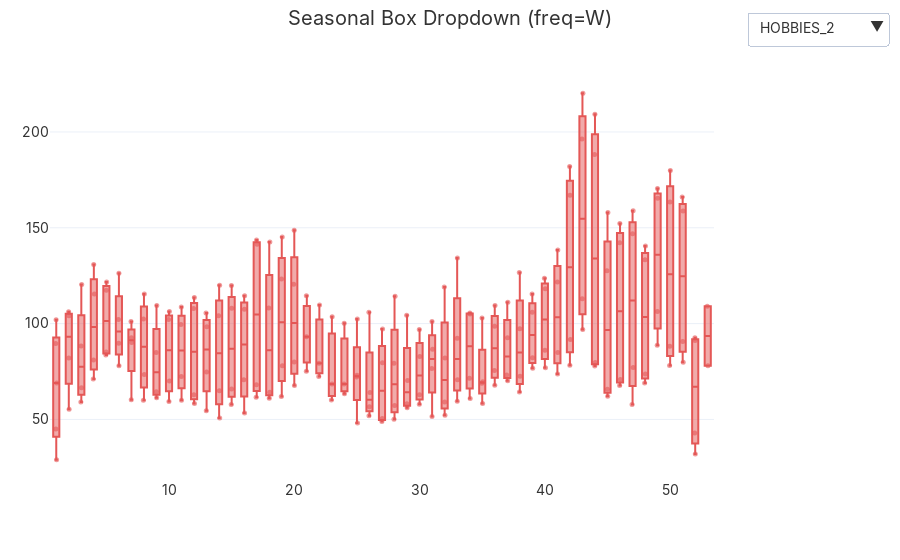

This figure's notebook cell:
### Code cell
plot_seasonal(
    df=train_df,
    id_col="unique_id",
    date_col="date",
    value_col="sales",
    group_col="dept_id",
    ids=3,   # one specific series
    freq="W",                   # monthly cycle
    engine='plotly',
    mode="dropdown"  ,           # overlay | facet | dropdown
    kind = 'box'

)

### Figure 1 — Plotly figure (JSON) as saved in the notebook; plotly's stock layout.template omitted (floating-point values rounded to 4 significant figures; data arrays with more than 128 entries replaced by an {"elided": "..."} marker saying what was removed)
{"data": [{"alignmentgroup": "True", "boxpoints": "all", "hovertemplate": "seasonal_x=%{x}<br>sales=%{y}<extra></extra>", "jitter": 0.2, "legendgroup": "", "marker": {"color": "#e45756", "opacity": 0.6, "size": 5}, "name": "HOBBIES_2 box", "notched": false, "offsetgroup": "", "orientation": "v", "pointpos": 0, "showlegend": false, "type": "box", "visible": true, "x": {"elided": "207 int values"}, "x0": " ", "xaxis": "x", "y": {"elided": "207 float values"}, "y0": " ", "yaxis": "y"}, {"alignmentgroup": "True", "boxpoints": "all", "hovertemplate": "seasonal_x=%{x}<br>sales=%{y}<extra></extra>", "jitter": 0.2, "legendgroup": "", "marker": {"color": "#e45756", "opacity": 0.6, "size": 5}, "name": "HOUSEHOLD_2 box", "notched": false, "offsetgroup": "", "orientation": "v", "pointpos": 0, "showlegend": false, "type": "box", "visible": false, "x": {"elided": "207 int values"}, "x0": " ", "xaxis": "x", "y": {"elided": "207 float values"}, "y0": " ", "yaxis": "y"}, {"alignmentgroup": "True", "boxpoints": "all", "hovertemplate": "seasonal_x=%{x}<br>sales=%{y}<extra></extra>", "jitter": 0.2, "legendgroup": "", "marker": {"color": "#e45756", "opacity": 0.6, "size": 5}, "name": "HOBBIES_1 box", "notched": false, "offsetgroup": "", "orientation": "v", "pointpos": 0, "showlegend": false, "type": "box", "visible": false, "x": {"elided": "207 int values"}, "x0": " ", "xaxis": "x", "y": {"elided": "207 float values"}, "y0": " ", "yaxis": "y"}], "layout": {"font": {"color": "#333", "family": "Inter, Segoe UI, Helvetica", "size": 14}, "legend": {"bgcolor": "rgba(255,255,255,0.6)", "bordercolor": "rgba(0,0,0,0)", "orientation": "h", "x": 1, "xanchor": "right", "y": 1.02, "yanchor": "bottom"}, "margin": {"b": 80, "l": 50, "r": 30, "t": 60}, "paper_bgcolor": "white", "plot_bgcolor": "white", "title": {"text": "Seasonal Box Dropdown (freq=W)", "x": 0.5, "y": 0.98}, "updatemenus": [{"buttons": [{"args": [{"visible": [true, false, false]}], "label": "HOBBIES_2", "method": "update"}, {"args": [{"visible": [false, true, false]}], "label": "HOUSEHOLD_2", "method": "update"}, {"args": [{"visible": [false, false, true]}], "label": "HOBBIES_1", "method": "update"}], "direction": "down", "x": 1.05, "xanchor": "left", "y": 1.15, "yanchor": "top"}]}}
